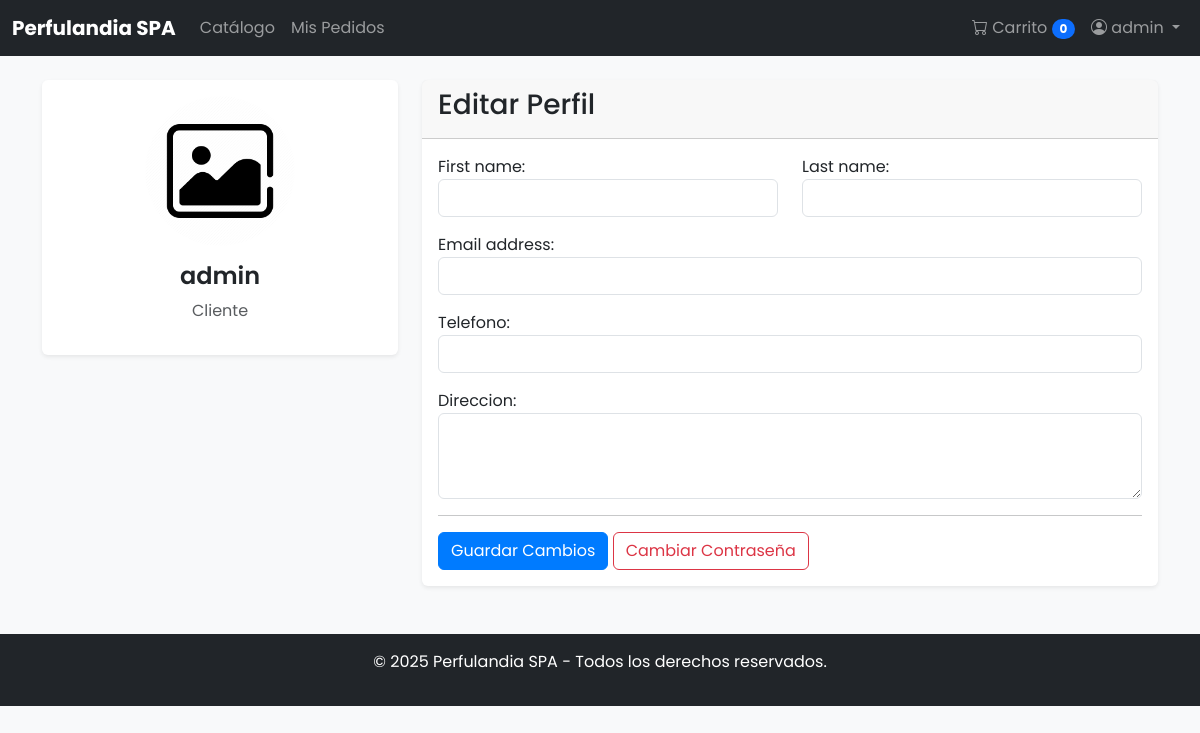
/usuarios/perfil/ (signed in), run on an earlier commit of the app's database.
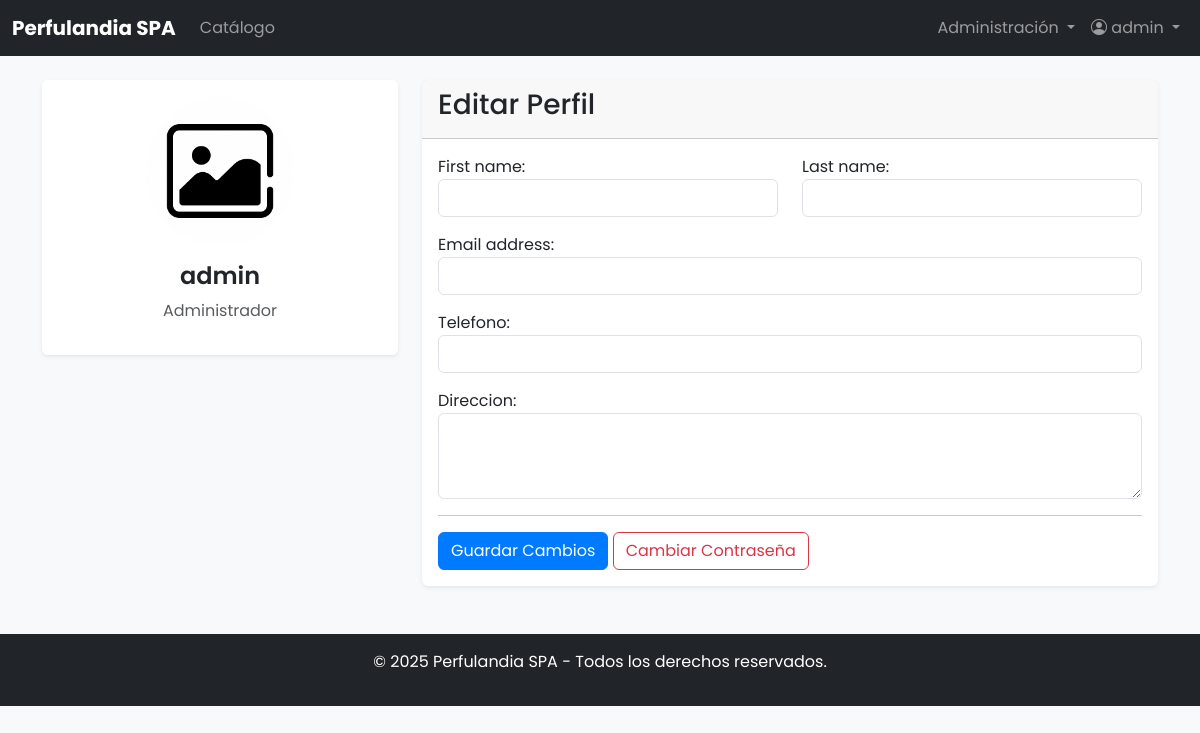
And on a later commit of the database.
### usuarios/models.py (models this page shows, shortened)
class Usuario(AbstractUser):
    ROLES = (
        ('admin', 'Administrador'),
        ('gerente', 'Gerente'),
        ('vendedor', 'Vendedor'),
        ('cliente', 'Cliente'),
    )
    rol = models.CharField(max_length=20, choices=ROLES, default='cliente')
    telefono = models.CharField(max_length=20, blank=True, null=True)
    direccion = models.TextField(blank=True, null=True)
    rut = models.CharField(max_length=12, unique=True, null=True, blank=True)
    sucursal = models.CharField(max_length=100, blank=True)
    fecha_creacion = models.DateTimeField(auto_now_add=True)
    activo = models.BooleanField(default=True)
    class Meta:
        verbose_name = 'Usuario'
        verbose_name_plural = 'Usuarios'

### usuarios/views.py (the view)
# urls.py: path('perfil/', views.perfil_view, name='perfil'),
@login_required
def perfil_view(request):
    if request.method == 'POST':
        form = PerfilForm(request.POST, instance=request.user)
        if form.is_valid():
            form.save()
            messages.success(request, 'Perfil actualizado correctamente.')
            return redirect('usuarios:perfil')
    else:
        form = PerfilForm(instance=request.user)
    return render(request, 'usuarios/perfil.html', {'form': form})

### usuarios/forms.py
class PerfilForm(forms.ModelForm):
    class Meta:
        model = Usuario
        fields = ('first_name', 'last_name', 'email', 'telefono', 'direccion')
        widgets = {
            'first_name': forms.TextInput(attrs={'class': 'form-control'}),
            'last_name': forms.TextInput(attrs={'class': 'form-control'}),
            'email': forms.EmailInput(attrs={'class': 'form-control'}),
            'telefono': forms.TextInput(attrs={'class': 'form-control'}),
            'direccion': forms.Textarea(attrs={'class': 'form-control', 'rows': 3}),
        }

### templates/usuarios/perfil.html (shortened to what this page needs)
{% extends 'base.html' %}
{% load static %}
{% block content %}
<div class="row">
    <div class="col-md-4">
        <div class="card text-center shadow-sm">
            <div class="card-body">
                <img src="{% static 'img/placeholder.png' %}" class="rounded-circle mb-3" width="150" height="150" alt="Avatar" style="object-fit: cover;">
                <h4 class="card-title">{{ user.get_full_name|default:user.username }}</h4>
                <p class="text-muted">{{ user.get_rol_display }}</p>
            </div>
        </div>
    </div>
    <div class="col-md-8">
        <div class="card shadow-sm">
            <div class="card-header">
                <h3>Editar Perfil</h3>
            </div>
            <div class="card-body">
                <form method="post">
                    <div class="row">
                        <div class="col-md-6 mb-3">{{ form.first_name.label_tag }} {{ form.first_name }}</div>
                        <div class="col-md-6 mb-3">{{ form.last_name.label_tag }} {{ form.last_name }}</div>
                    </div>
                    <div class="mb-3">{{ form.email.label_tag }} {{ form.email }}</div>
                    <div class="mb-3">{{ form.telefono.label_tag }} {{ form.telefono }}</div>
                    <div class="mb-3">{{ form.direccion.label_tag }} {{ form.direccion }}</div>
                    <hr>
                    <button type="submit" class="btn btn-primary">Guardar Cambios</button>
                    <a href="{% url 'usuarios:cambiar_password' %}" class="btn btn-outline-danger">Cambiar Contraseña</a>
                </form>
            </div>
        </div>
    </div>
</div>
{% endblock %}

### templates/base.html (shortened to what this page needs)
{% load static %}
<!DOCTYPE html>
<html lang="es">
<head>
    <link href="https://cdn.jsdelivr.net/npm/bootstrap@5.3.3/dist/css/bootstrap.min.css" rel="stylesheet">
    <link rel="stylesheet" href="https://cdn.jsdelivr.net/npm/bootstrap-icons@1.11.3/font/bootstrap-icons.min.css">
    <link rel="stylesheet" href="{% static 'css/custom.css' %}">
</head>
<body>
    <nav class="navbar navbar-expand-lg navbar-dark bg-dark">
        <div class="container-fluid">
            <a class="navbar-brand" href="{% url 'home' %}">Perfulandia SPA</a>
            <div class="collapse navbar-collapse" id="navbarSupportedContent">
                <ul class="navbar-nav me-auto mb-2 mb-lg-0">
                    <li class="nav-item">
                        <a class="nav-link" href="{% url 'clientes:catalogo' %}">Catálogo</a>
                    </li>
                    {% if user.is_authenticated and user.rol == 'cliente' %}
                        <li class="nav-item">
                            <a class="nav-link" href="{% url 'clientes:mis_pedidos' %}">Mis Pedidos</a>
                        </li>
                    {% endif %}
                </ul>
                <ul class="navbar-nav ms-auto mb-2 mb-lg-0">
                    {% if user.is_authenticated %}
                        {% if user.rol in 'admin,gerente,vendedor' %}
                            <li class="nav-item dropdown">
                                <a class="nav-link dropdown-toggle" href="#" id="adminMenu" role="button" data-bs-toggle="dropdown" aria-expanded="false">
                                    Administración
                                </a>
                            </li>
                        {% endif %}
                        {% if user.rol == 'cliente' %}
                            <li class="nav-item">
                                <a href="{% url 'clientes:carrito' %}" class="nav-link">
                                    <i class="bi bi-cart"></i> Carrito
                                    <span class="badge bg-primary rounded-pill" id="cart-count">0</span>
                                </a>
                            </li>
                        {% endif %}
                        <li class="nav-item dropdown">
                            <a class="nav-link dropdown-toggle" href="#" id="navbarDropdown" role="button" data-bs-toggle="dropdown" aria-expanded="false">
                                <i class="bi bi-person-circle"></i> {{ user.username }}
                            </a>
                        </li>
                    {% endif %}
                </ul>
            </div>
        </div>
    </nav>
    <main class="container mt-4">
        {% block content %}{% endblock %}
    </main>
    <footer class="bg-dark text-white text-center p-3 mt-5">
        <p>&copy; {% now "Y" %} Perfulandia SPA - Todos los derechos reservados.</p>
    </footer>
</body>
</html>

What changed in the data, as far as the page shows it:
changed Usuario "admin": rol "Cliente" → "Administrador"
Also different on the page:
text no longer shown: "Mis Pedidos Carrito 0"
text now shown: "Administración"
